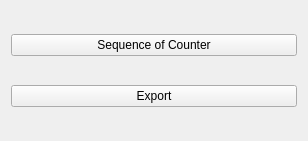
<?xml version="1.0" encoding="UTF-8"?>
<ui version="4.0">
 <class>DltCounter::Form</class>
 <widget class="QWidget" name="DltCounter::Form">
  <property name="geometry">
   <rect>
    <x>0</x>
    <y>0</y>
    <width>308</width>
    <height>141</height>
   </rect>
  </property>
  <property name="windowTitle">
   <string>Form</string>
  </property>
  <layout class="QGridLayout" name="gridLayout">
   <item row="0" column="0">
    <widget class="QPushButton" name="CounterpushButton">
     <property name="text">
      <string>Sequence of Counter</string>
     </property>
    </widget>
   </item>
   <item row="1" column="0">
    <widget class="QPushButton" name="ExportpushButton">
     <property name="text">
      <string>Export</string>
     </property>
    </widget>
   </item>
  </layout>
 </widget>
 <resources/>
 <connections/>
</ui>
